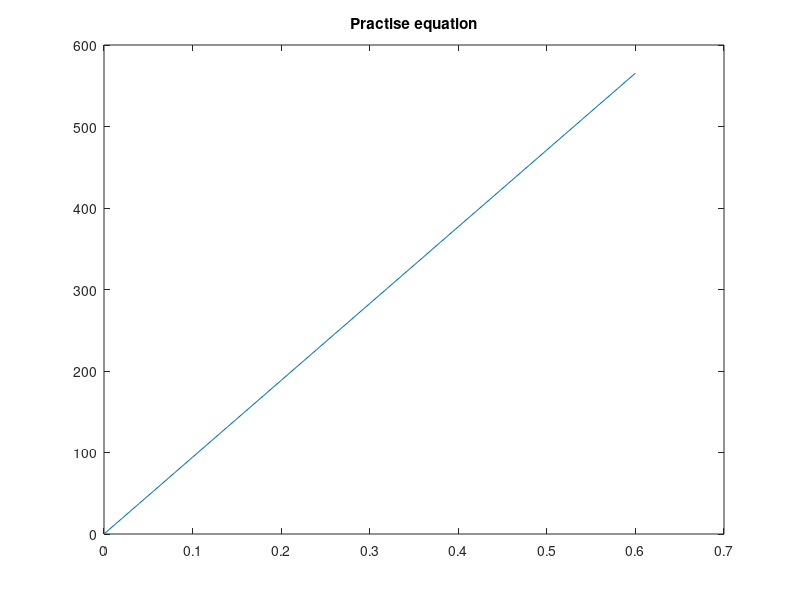

Source code (MATLAB):
%Exercise first
radius=4;
area=pi*radius^2;
disp('area=');disp(area);
circum=2*pi*radius;
disp('circum=');disp(circum);


%%%%%%%%%%%%%%%%%%%%

%Exercise second
t = 0:0.02:0.6;
sin=10;%Variables
y=3*sin*(pi*10*t);
plot(t,y);
title('Practise equation');
